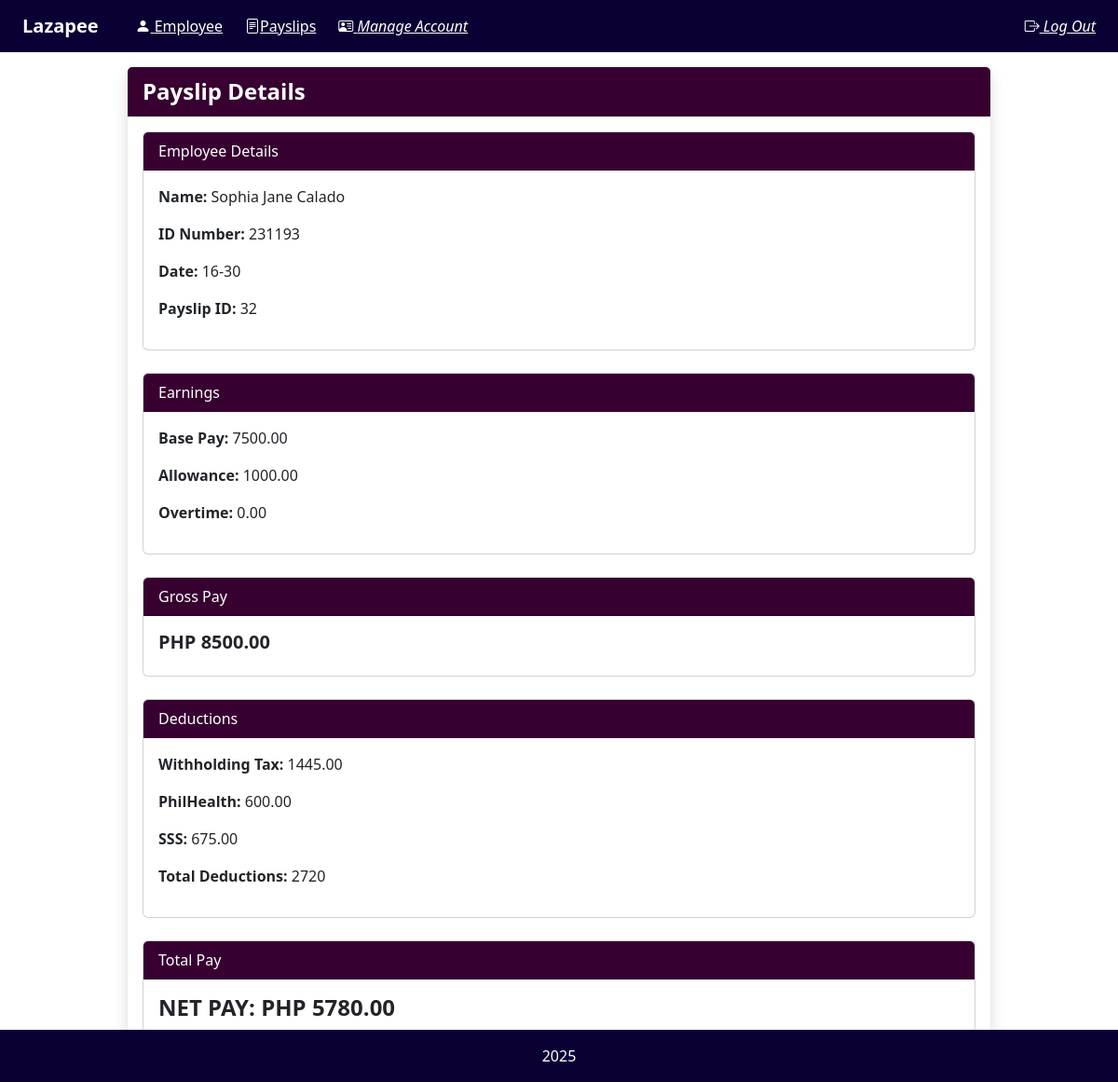
The app's page /payslip/32/ with its own data.
### payroll_app/models.py (models this page shows, shortened)
class Payslip(models.Model):
    id_number = models.ForeignKey(Employee, on_delete=models.CASCADE)
    month = models.CharField(max_length=12)
    date_range = models.CharField(max_length=12)
    year = models.CharField(max_length=4)
    pay_cycle = models.CharField(max_length=12)
    rate = models.DecimalField(max_digits=12, decimal_places=2)
    earnings_allowance = models.DecimalField(max_digits=12, decimal_places=2)
    deductions_tax = models.DecimalField(max_digits=12, decimal_places=2)
    deductions_health = models.DecimalField(max_digits=12, decimal_places=2)
    pag_ibig = models.DecimalField(max_digits=12, decimal_places=2)
    sss =  models.DecimalField(max_digits=12, decimal_places=2)
    overtime = models.DecimalField(max_digits=12, decimal_places=2)
    total_pay = models.DecimalField(max_digits=12, decimal_places=2)
    objects = models.Manager()
    def getCycleRate(self):
        return self.rate /2
    def getOvertime(self):
        return self.overtime

class Employee(models.Model):
    account = models.ForeignKey(Account, on_delete=models.CASCADE, null=True)
    name = models.CharField(max_length=50)
    id_number = models.CharField(max_length=15, unique=True)
    rate = models.DecimalField(default = 0.0, max_digits=12, decimal_places=2)
    overtime_pay = models.DecimalField(null=True, blank=True, max_digits=10, decimal_places=2)
    allowance = models.DecimalField(null=True, blank=True, max_digits=10, decimal_places=2)
    objects = models.Manager()

### payroll_app/views.py (the view)
# urls.py: path('payslip/<int:pk>/', views.view_payslip, name='view_payslip'),
def view_payslip(request, pk):
    payslip = get_object_or_404(Payslip, pk=pk)
    return render(request, 'payroll_app/view_payslip.html', {'payslip': payslip})

### payroll_app/templates/payroll_app/view_payslip.html
{% extends 'payroll_app/base.html' %}
{% load static %}
{% block navbar %}
<div class="container-fluid d-flex align-items-center gap-4">
    <a class="navbar-brand mb-0" href="{% url 'payroll' %}"><strong> Lazapee</strong> </a>
    <a href="{% url 'payroll' %}" style="color:white">
        <i class="bi bi-person-fill"></i> Employee</a>
    <a href="{% url 'payslip' %}" style="color: white">
        <i class="bi bi-file-text"></i>Payslips</a>
    <a href="{% url 'manage_account' %}" style="color:white">
        <i class="bi bi-person-vcard"> Manage Account</i></a>
    <a href="{% url 'logout' %}" class="text-white text-decoration-underline ms-auto">
        <i class="bi bi-box-arrow-right"> Log Out</i></a>
</div>
{% endblock %}
{% block content %}
<div class="container">
    <div class="row justify-content-center">
        <div class="col-lg-10">
            <div class="card shadow border-0">
                <div class="card-header text-white d-flex justify-content-between align-items-center" style="background-color: #370031;">
                    <span class="fw-bold fs-4">Payslip Details</span>
                </div>
                <div class="card-body">
                    <div class="card mb-4">
                        <div class="card-header text-white" style="background-color: #370031;"> Employee Details</div>
                        <div class="card-body">
                            <p><strong>Name:</strong> {{ payslip.id_number.name }}</p>
                            <p><strong>ID Number:</strong> {{ payslip.id_number.id_number }}</p>
                            <p><strong>Date:</strong> {{ payslip.date_range }}</p>
                            <p><strong>Payslip ID:</strong> {{ payslip.id }}</p>
                        </div>
                    </div>
                    <div class="card mb-4">
                        <div class="card-header text-white" style="background-color: #370031;">Earnings</div>
                        <div class="card-body">
                            <p><strong>Base Pay:</strong> {{ payslip.getCycleRate|floatformat:2 }} </p>
                            <p><strong>Allowance:</strong> {{ payslip.earnings_allowance|floatformat:2 }}</p>
                            <p><strong>Overtime:</strong> {{ payslip.overtime|floatformat:2 }}</p>
                        </div>
                    </div>
                    <div class="card mb-4">
                        <div class="card-header text-white" style="background-color: #370031;">Gross Pay</div>
                        <div class="card-body">
                            <h5><strong>PHP {{ payslip.getCycleRate|add:payslip.earnings_allowance|add:payslip.getOvertime|floatformat:2 }}</strong></h5>
                        </div>
                    </div>
                    <div class="card mb-4">
                        <div class="card-header text-white" style="background-color: #370031;">Deductions</div>
                        <div class="card-body">
                            {% if payslip.pay_cycle == "1" %}
                                <p><strong>Pag-ibig: </strong>{{ payslip.pag_ibig|floatformat:2 }}</p>
                                <p><strong>Withholding Tax: </strong>{{ payslip.deductions_tax|floatformat:2 }}</p>
                                <p><strong>Total Deductions: </strong>{{ payslip.pag_ibig|floatformat:2|add:payslip.deductions_tax|floatformat:2 }}</p>
                            {% elif payslip.pay_cycle == "2" %}
                                <p><strong>Withholding Tax: </strong>{{ payslip.deductions_tax|floatformat:2 }}</p>
                                <p><strong>PhilHealth: </strong>{{ payslip.deductions_health|floatformat:2 }}</p>
                                <p><strong>SSS: </strong>{{ payslip.sss }}</p>
                                <p><strong>Total Deductions: </strong>{{ payslip.deductions_tax|add:payslip.deductions_health|add:payslip.sss }}</p>
                            {% endif %}
                        </div>
                    </div>
                    <div class="card mb-4">
                        <div class="card-header text-white" style="background-color: #370031;">Total Pay</div>
                        <div class="card-body">
                            <h4><strong>NET PAY: PHP {{ payslip.total_pay|floatformat:2 }}</strong></h4>
                        </div>
                    </div>
                </div>
            </div>
        </div>
    </div>
</div>
{% endblock %}

### records on screen
Payslip: id_number.name "Sophia Jane Calado", id_number.id_number "231193", date_range "16-30", id "32", getCycleRate "7500.00", earnings_allowance "1000.00", overtime "0.00", getCycleRate|add "8500.00", deductions_tax "1445.00", deductions_health "600.00", sss "675.00", deductions_tax|add "2720", total_pay "5780.00"
